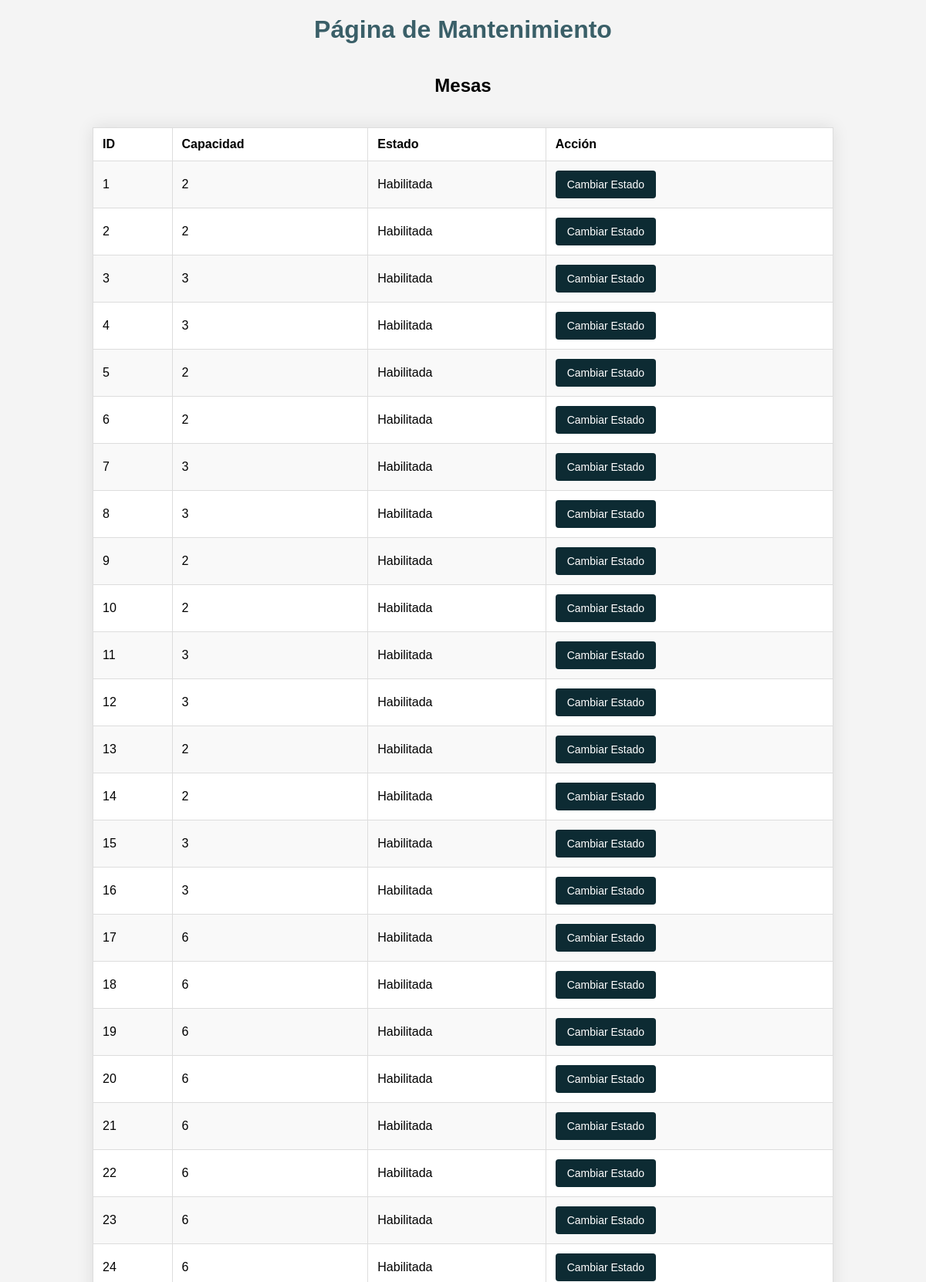
Screenshot of /mantenimiento.php (upper part) with the database file from the repository.
### tables this page shows
CREATE TABLE tbl_mesa (
    id_mesa INT PRIMARY KEY AUTO_INCREMENT,
    id_sala INT,
    capacidad INT NOT NULL,
    ocupada BOOLEAN NOT NULL DEFAULT FALSE,
    ocupacion_maxima INT NOT NULL DEFAULT 0,
    habilitada BOOLEAN NOT NULL DEFAULT TRUE,
    FOREIGN KEY (id_sala) REFERENCES tbl_sala(id_sala) ON DELETE SET NULL
);

### mantenimiento.php (the view, shortened to what this page needs)
<?php
try {
    include_once('./inc/conexion.php');
    $stmt_mesas = $conn->query("SELECT * FROM tbl_mesa");
} catch (PDOException $e) {
    echo "Error de conexión: " . $e->getMessage();
}
?>
<!DOCTYPE html>
<html lang="es">
<head>
</head>
<body>
<h1>Página de Mantenimiento</h1>
<h2>Mesas</h2>
<table border="1">
    <tr>
        <th>ID</th>
        <th>Capacidad</th>
        <th>Estado</th>
        <th>Acción</th>
    </tr>
    <?php while ($row = $stmt_mesas->fetch(PDO::FETCH_ASSOC)) : ?>
        <tr id="mesa<?= $row["id_mesa"] ?>">
            <td><?= $row["id_mesa"] ?></td>
            <td><?= $row["capacidad"] ?></td>
            <td><?= $row["habilitada"] ? "Habilitada" : "Deshabilitada" ?></td>
            <td>
                <form method="post" class="toggle-form" data-type="mesa" data-id="<?= $row["id_mesa"] ?>">
                    <button type="button" class="toggle-button" onclick="toggleEstado(this)">Cambiar Estado</button>
                </form>
            </td>
        </tr>
    <?php endwhile; ?>
</table>
<br>
<br>
</body>
</html>

### mantenimiento.php (style rules this page uses)
body { font-family: 'Arial', sans-serif; background-color: #f4f4f4; margin: 0; padding: 0; display: flex; flex-direction: column; align-items: center; }
h1 { text-align: center; color: #3a5f68; margin: 20px 0; }
table { width: 80%; margin: 20px 0; border-collapse: collapse; background-color: #fff; box-shadow: 0 0 20px rgba(0, 0, 0, 0.1); }
table, th, td { border: 1px solid #ddd; }
th, td { padding: 12px; text-align: left; }
tbody tr:nth-child(even) { background-color: #f9f9f9; }
.toggle-button { background-color: #0d2b33; color: white; border: none; padding: 10px 15px; text-align: center; text-decoration: none; display: inline-block; font-size: 14px; cursor: pointer; border-radius: 4px; transition: background-color 0.3s; }

### rows the page displays
tbl_mesa: id_mesa "1", capacidad "2", habilitada "Habilitada"
tbl_mesa: id_mesa "2", capacidad "2", habilitada "Habilitada"
tbl_mesa: id_mesa "3", capacidad "3", habilitada "Habilitada"
tbl_mesa: id_mesa "4", capacidad "3", habilitada "Habilitada"
tbl_mesa: id_mesa "5", capacidad "2", habilitada "Habilitada"
tbl_mesa: id_mesa "6", capacidad "2", habilitada "Habilitada"
tbl_mesa: id_mesa "7", capacidad "3", habilitada "Habilitada"
tbl_mesa: id_mesa "8", capacidad "3", habilitada "Habilitada"
tbl_mesa: id_mesa "9", capacidad "2", habilitada "Habilitada"
tbl_mesa: id_mesa "10", capacidad "2", habilitada "Habilitada"
tbl_mesa: id_mesa "11", capacidad "3", habilitada "Habilitada"
tbl_mesa: id_mesa "12", capacidad "3", habilitada "Habilitada"
tbl_mesa: id_mesa "13", capacidad "2", habilitada "Habilitada"
tbl_mesa: id_mesa "14", capacidad "2", habilitada "Habilitada"
tbl_mesa: id_mesa "15", capacidad "3", habilitada "Habilitada"
tbl_mesa: id_mesa "16", capacidad "3", habilitada "Habilitada"
tbl_mesa: id_mesa "17", capacidad "6", habilitada "Habilitada"
tbl_mesa: id_mesa "18", capacidad "6", habilitada "Habilitada"
tbl_mesa: id_mesa "19", capacidad "6", habilitada "Habilitada"
tbl_mesa: id_mesa "20", capacidad "6", habilitada "Habilitada"
tbl_mesa: id_mesa "21", capacidad "6", habilitada "Habilitada"
tbl_mesa: id_mesa "22", capacidad "6", habilitada "Habilitada"
tbl_mesa: id_mesa "23", capacidad "6", habilitada "Habilitada"
tbl_mesa: id_mesa "24", capacidad "6", habilitada "Habilitada"
